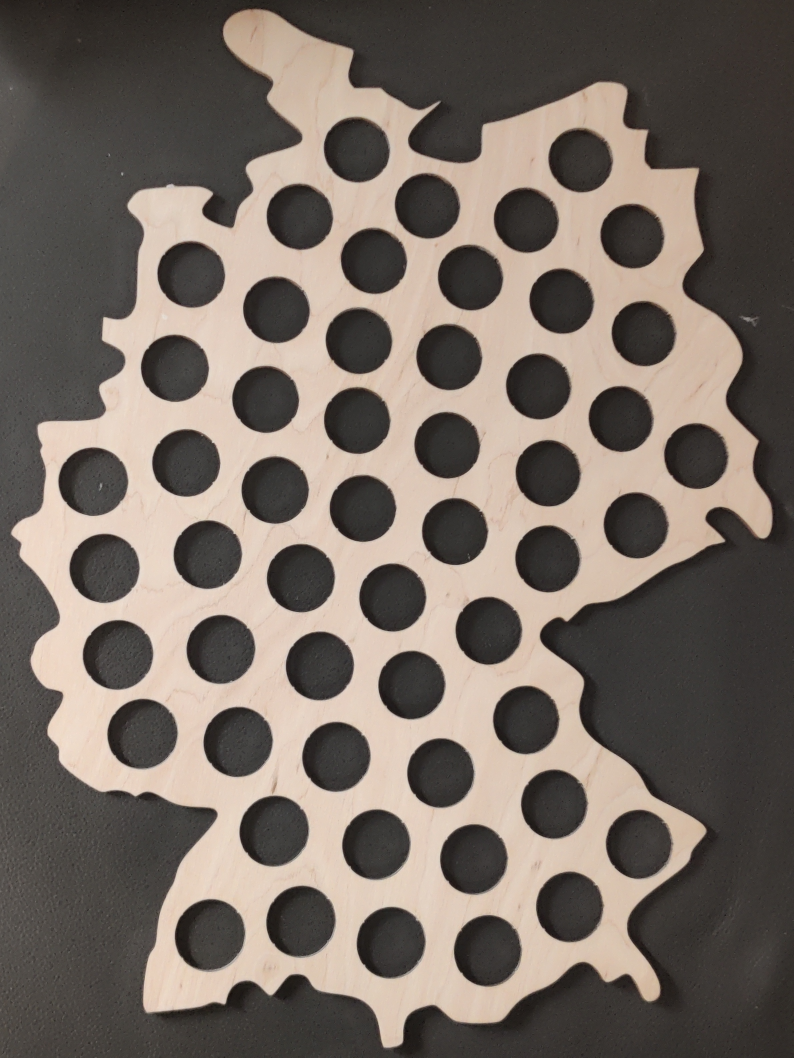
#> input picture data/images/map.jpg, 2381 x 3173 px, found by its file name (shown at 1/3 size)
$ python main.py
#> lines starting #> are read from the running program, lines starting #| are printed output that depends on the picture; after the words box and inside, x2 and y2 are one past the last pixel; in counts of white or black regions, pixels touching at a corner belong together; long printed decimals are rounded
### src/image_processing/image_preprocessor.py
import cv2

class ImageProcessor:
	def __init__(self, image_path):
		self.image_path = image_path
		self.processed_image = self._process_image()
#> in _process_image, img is the input picture: shape (3173, 2381, 3); mean B, G, R 100.4, 108.5, 118.6
#> in _process_image, `bg=cv2.morphologyEx(img_gray, cv2.MORPH_DILATE, se)`:
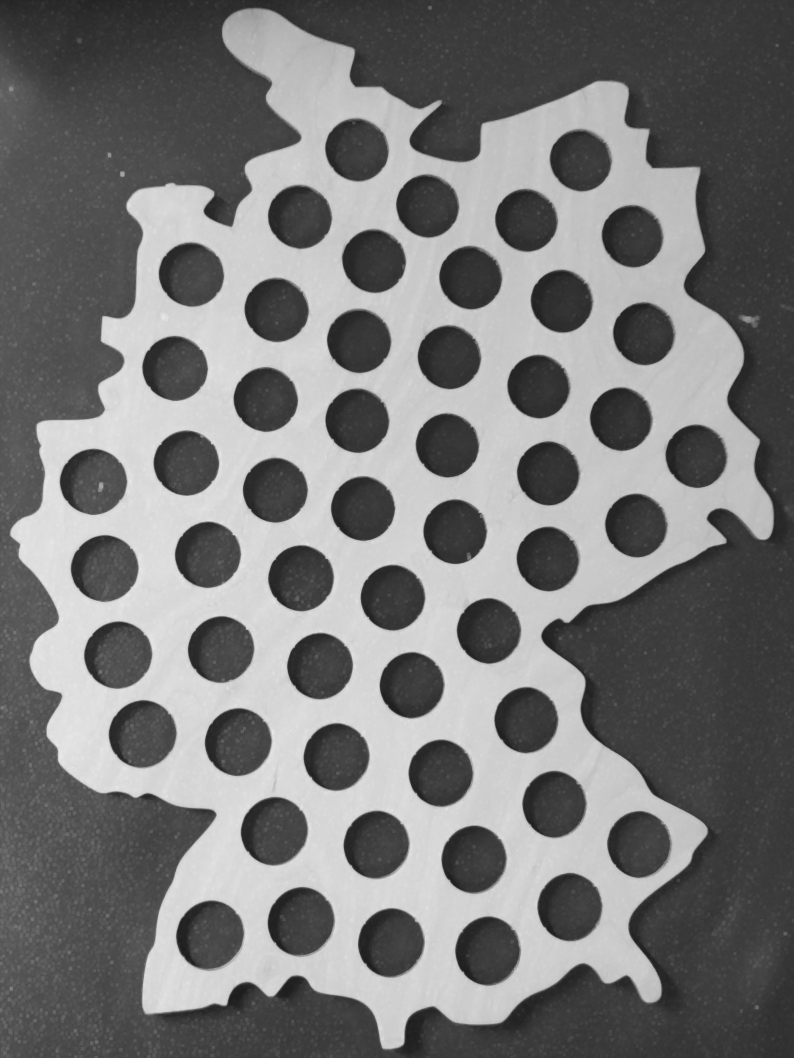
#> bg: shape (3173, 2381) (shown at 1/3 size); min 26, max 232, mean 119.9
#> in _process_image, `out_gray=cv2.divide(img_gray, bg, scale=255)`:
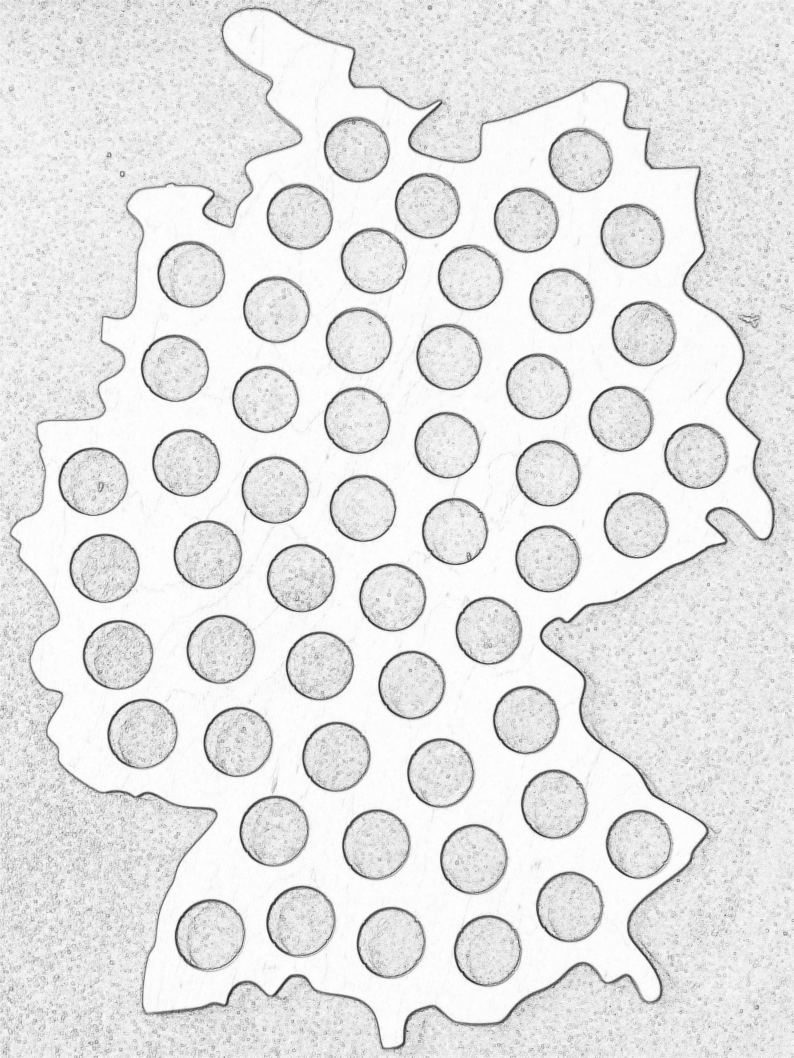
#> out_gray: shape (3173, 2381) (shown at 1/3 size); min 0, max 255, mean 230.8
#> in _process_image, `out_binary=cv2.threshold(out_gray, 50, 255, cv2.THRESH_OTSU)[1]`:
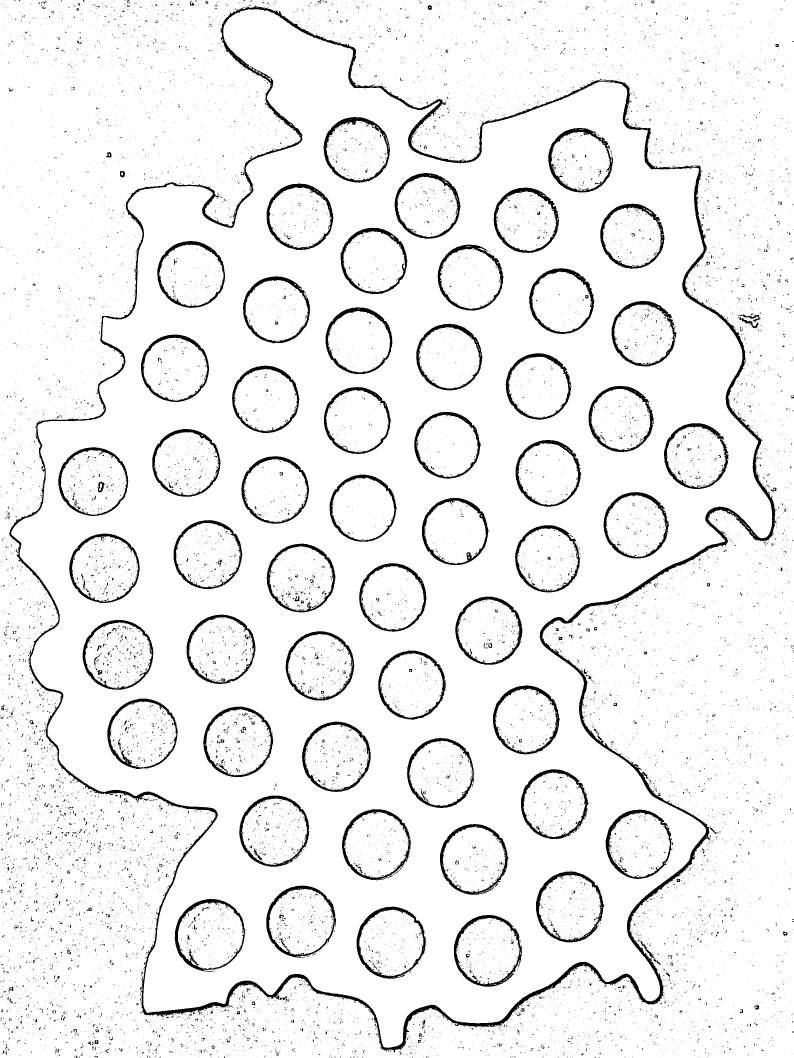
#> out_binary: shape (3173, 2381) (shown at 1/3 size); 94.2% white; 14743 black regions (14194 under 20 px), largest, box (x1, y1, x2, y2) and area: (27, 17, 2327, 3157) 101384, (1608, 2614, 1813, 2827) 5789, (1361, 2745, 1567, 2960) 5761
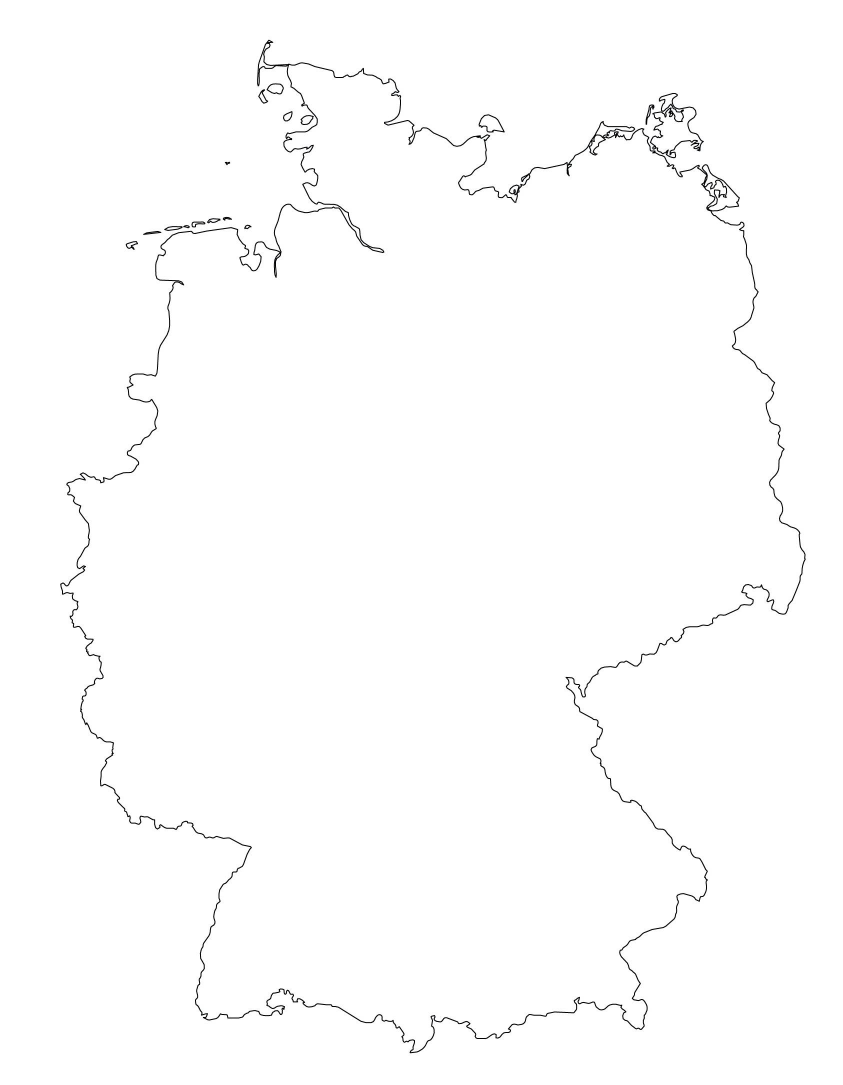
#> input picture data/images/map_ref.jpg, 1686 x 2170 px, found by its file name (shown at 1/2 size)
#> in _process_image, img is the input picture: shape (2170, 1686, 3); mean B, G, R 253, 253, 253
#> in _process_image (call 2), `out_binary=cv2.threshold(out_gray, 50, 255, cv2.THRESH_OTSU)[1]`: out_binary: shape (2170, 1686); 99.2% white; black in thin lines or dots, all inside (x1, y1, x2, y2) = (120, 80, 1611, 2106)

	def _process_image(self):
		# Greyscale image
		img = cv2.imread(self.image_path, cv2.IMREAD_COLOR)
		img_gray = cv2.cvtColor(img, cv2.COLOR_BGR2GRAY)

		# Morphological transformations
		se=cv2.getStructuringElement(cv2.MORPH_RECT , (8,8))
		bg=cv2.morphologyEx(img_gray, cv2.MORPH_DILATE, se)
		out_gray=cv2.divide(img_gray, bg, scale=255)
		out_binary=cv2.threshold(out_gray, 50, 255, cv2.THRESH_OTSU)[1]

		return out_binary

### src/image_processing/circle_detection.py
import cv2
import numpy as np

def detect_circles(processed_image, picutre_out_filename=None, txt_out_filename=None):
	# If processed_image is a string, assume it's a filename and read the numpy array from the file
	if isinstance(processed_image, str):
		processed_image = np.loadtxt(processed_image, dtype=int)

	# Apply Hough transform on the blurred image.
	detected_circles = cv2.HoughCircles(
		processed_image,
		cv2.HOUGH_GRADIENT,
		1,
		20,
		param1=100,
		param2=26,
		minRadius=83,
		maxRadius=110,
	)
#> detected_circles = 53 rows, first 8: [902.5, 1733.5, 102.6], [958.5, 1998.5, 102.3], [1177.5, 1791.5, 101.6], [1075.5, 1020.5, 99.5], [280.5, 1443.5, 103.1], [312.5, 1702.5, 105.6], [659.5, 1950.5, 100.5], [356.5, 1961.5, 102.8]

	# Draw circles that are detected.
	if detected_circles is not None:
		# Convert the circle parameters a, b and r to integers.
		detected_circles = np.uint16(np.around(detected_circles))
#> detected_circles = 53 rows, first 8: [902, 1734, 103], [958, 1998, 102], [1178, 1792, 102], [1076, 1020, 100], [280, 1444, 103], [312, 1702, 106], [660, 1950, 100], [356, 1962, 103]

		detected_circles = detected_circles[0, :]

		if txt_out_filename:
				np.savetxt(txt_out_filename, detected_circles, fmt='%d', delimiter=', ')

			# print(detected_circles)
		if picutre_out_filename:
			img = cv2.imread("data/images/map.jpg", cv2.IMREAD_COLOR)
			for pt in detected_circles:
				a, b, r = pt[0], pt[1], pt[2]
				# Draw the circumference of the circle.
				cv2.circle(img, (a, b), r, (0, 255, 0), 2)

				# Draw a small circle (of radius 1) to show the center.
				cv2.circle(img, (a, b), 1, (0, 0, 255), 3)
				cv2.imshow("Detected Circle", img)

				cv2.imwrite(picutre_out_filename, img)

	return detected_circles

### src/image_processing/map_outline_detection.py
import cv2
import matplotlib.pyplot as plt
import numpy as np

def detect_outline(processed_image, picture_out_filename=None, txt_out_filename=None):
	# If processed_image is a string, assume it's a filename and read the numpy array from the file
	if isinstance(processed_image, str):
		processed_image = np.loadtxt(processed_image, dtype=int)


	_, processed_image = cv2.threshold(processed_image, 120, 255, 0)
	# fig, axs = plt.subplots(1, 2)
	# axs[0].set_title("Thresholded")
	# axs[0].imshow(processed_image, aspect="auto", cmap="gray")

	# Find lines
	contours, heirarchy= cv2.findContours(
		processed_image, cv2.RETR_TREE, cv2.CHAIN_APPROX_SIMPLE
	)

	# Find the indices of the contours sorted by arc length in descending order
	sorted_indices = sorted(range(len(contours)), key=lambda i: cv2.arcLength(contours[i], True), reverse=True)

	# Access the index of the second-longest contour
	# This is to disregard the longest contour, which is the outline border of the image
	index_of_second_longest_contour = sorted_indices[1] if len(sorted_indices) > 1 else None

	# Check if there is a second-longest contour
	if index_of_second_longest_contour is not None:
		# Access the second-longest contour
		second_longest_contour = contours[index_of_second_longest_contour]


		if txt_out_filename:
			f = open(txt_out_filename, 'w')
			for t in second_longest_contour:
				line = ' '.join(str(x) for x in t)
				f.write(line + '\n')
			f.close()

		# print(detected_circles)
		if picture_out_filename:
			# Draw the second-longest contour on a copy of the original image
			img_with_second_longest_contour = cv2.imread('data/images/map.jpg', cv2.IMREAD_COLOR)
			cv2.drawContours(img_with_second_longest_contour, [second_longest_contour], -1, (0, 255, 0), 2)

			# Display the image with the second-longest contour
			cv2.imshow("Image with Second Longest Contour", img_with_second_longest_contour)
			cv2.imwrite(picture_out_filename,img_with_second_longest_contour)
			cv2.waitKey(0)
			cv2.destroyAllWindows()


	return second_longest_contour[:, 0, :]

### src/algorithms/scaling.py
import numpy as np
from scipy.interpolate import interp1d
from scipy.ndimage import rotate
from user_interface.draw_contours import *

def calculate_scale_factor(contour1, contour2):

	# Use NumPy functions to calculate the area
	area1 = 0.5 * np.abs(np.sum(contour1[:-1, 0] * contour1[1:, 1] - contour1[1:, 0] * contour1[:-1, 1]))
	area2 = 0.5 * np.abs(np.sum(contour2[:-1, 0] * contour2[1:, 1] - contour2[1:, 0] * contour2[:-1, 1]))

	scale_factor = (area1 / area2)**0.5
	return scale_factor

def scale_contour(contour, scale_factor):

	# Apply the scale factor to each coordinate
	scaled_coordinates = (contour * scale_factor).astype(int)

	return scaled_coordinates

def calculate_centroid(contour):
	#print(contour)
	# Calculate the centroid
	centroid = np.mean(contour, axis=0).astype(int)

	#print("hello",centroid)

	return centroid

def	translate_contour(contour1, contour2):
	centroid1 = calculate_centroid(contour1)
	centroid2 = calculate_centroid(contour2)
	translation = (centroid2[0] - centroid1[0], centroid2[1] - centroid1[1])
	translated_contour = np.array(contour2) - np.array([[translation]])
	return translated_contour

def calculate_mse(contour1, contour2):
	return np.mean((contour1 - contour2) ** 2)

def rotate_contour_around_centroid(contour, angle_radians):
	# Calculate the centroid
	centroid = calculate_centroid(contour)


	# Create a rotation matrix
	rotation_matrix = np.array([[np.cos(angle_radians), -np.sin(angle_radians)],
								[np.sin(angle_radians), np.cos(angle_radians)]])

	# Rotate the translated contour
	rotated_contour = np.dot(contour - centroid, rotation_matrix)

	# Translate back to the original centroid
	rotated_contour += centroid

	return rotated_contour

def find_optimal_rotation(contour1, contour2):
	best_rotation_angle = None
	min_mse = float('inf')

	angle_range = (-0.075, 0.075 * np.pi)
	angle_step = 0.075*np.pi / 100


	for angle in np.arange(angle_range[0], angle_range[1], angle_step):
		print(angle*180/np.pi)
		# Rotate the contour around its centroid
		rotated_contour = rotate_contour_around_centroid(contour2, angle)

		# Calculate the Mean Squared Error
		mse = calculate_mse(contour1, rotated_contour)
		print("mse",mse)

		# Update best rotation if the current MSE is smaller
		if mse < min_mse:
			min_mse = mse
			best_rotation_angle = angle

	return best_rotation_angle


def resample_contour(contour, target_num_points=1500):
	# Assuming contour is a numpy array of shape (n, 2)
	x = np.arange(len(contour))
	f = interp1d(x, contour, kind='linear', axis=0)
	resampled_contour = f(np.linspace(0, len(contour) - 1, target_num_points)).astype(int)

	return resampled_contour

### src/user_interface/draw_contours.py
import cv2
import numpy as np

def draw_contours(*contours, img_read='data/images/map.jpg'):
    # Read the image
    img = cv2.imread(img_read, cv2.IMREAD_COLOR)

    # Convert contours to integer type
    contours = [contour.astype(int) for contour in contours]

	# Define a list of colors
    colors = [(0, 255, 0), (0, 0, 255), (255, 0, 0), (0, 255, 255), (255, 0, 255)]

    # Draw each contour on the image with a different color
    for i, (contour, color) in enumerate(zip(contours, colors), start=1):
        cv2.drawContours(img, [contour], -1, color, 2)

    # Display the image with contours
    cv2.imshow("Image with Contours", img)
    cv2.waitKey(0)
    cv2.destroyAllWindows()

### src/main.py
# main.py
import cv2

from image_processing.image_preprocessor import ImageProcessor

from image_processing.circle_detection import detect_circles
from image_processing.map_outline_detection import detect_outline
from algorithms.scaling import *
from user_interface.draw_contours import *

# Create a single instance of ImageProcessor
preprocessor_photo = ImageProcessor("data/images/map.jpg")
preprocessor_ref = ImageProcessor("data/images/map_ref.jpg")

# Use the processed image in both feature detection modules
circles = detect_circles(preprocessor_photo.processed_image)
#> circles has the same summary as detected_circles in detect_circles
contour = detect_outline(preprocessor_photo.processed_image)
#> in detect_outline, `contours, heirarchy= cv2.findContours( processed_image, cv2.RETR_TREE,..`: contours = 17610 contours, 16558 with area under 20; largest, box (x1, y1, x2, y2) and area: (0, 0, 2381, 3173) 7548863, (26, 16, 2328, 3158) 4604233, (33, 27, 2317, 3143) 4488958, (523, 2696, 736, 2916) 35757, (717, 2386, 929, 2601) 35168
#> in detect_outline, `sorted_indices = sorted(range(len(contours)), key=lambda i: cv2.arcLen..`: sorted_indices = 17610 values, max 17609 at index 829, min 0 at index 2, mean 8804.5
#> in detect_outline, `index_of_second_longest_contour = sorted_indices[1] if len(sorted_indi..`: index_of_second_longest_contour = 10093
#> in detect_outline, `second_longest_contour = contours[index_of_second_longest_contour]`: second_longest_contour = contour of 5730 points, box (x1, y1, x2, y2) (33, 27, 2317, 3143), area 4488958
#> contour = 5730 pairs, first value 33 to 2316, second value 27 to 3142

# Apply contour detection to a reference image of Germany outline
ref_contour = detect_outline(preprocessor_ref.processed_image)
#> in detect_outline (call 2), `contours, heirarchy= cv2.findContours( processed_image, cv2.RETR_TREE,..`: contours = 69 contours, 30 with area under 20; largest, box (x1, y1, x2, y2) and area: (0, 0, 1686, 2170) 3654765, (119, 79, 1612, 2107) 1942841, (123, 127, 1609, 2104) 1903956, (1299, 185, 1409, 317) 7562, (1302, 215, 1404, 314) 4313
#> ref_contour = 4791 pairs, first value 123 to 1608, second value 127 to 2103

# Resample the contours to smaller AND equal length
contour = resample_contour(contour)
#> in resample_contour, `x = np.arange(len(contour))`: x = 5730 values from 0 to 5729
#> in resample_contour, `resampled_contour = f(np.linspace(0, len(contour) - 1, target_num_poin..`: resampled_contour = 1500 pairs, first value 33 to 2316, second value 27 to 3142
#> contour has the same summary as resampled_contour in resample_contour
ref_contour = resample_contour(ref_contour)
#> ref_contour = 1500 pairs, first value 123 to 1607, second value 127 to 2102


# Scale the contour and ref_contour and lay one atop the other for comparison
scale_factor = calculate_scale_factor(contour, ref_contour)
#> in calculate_scale_factor, `area1 = 0.5 * np.abs(np.sum(contour1[:-1, 0] * contour1[1:, 1] - conto..`: area1 = 4488556.5
#> in calculate_scale_factor, `area2 = 0.5 * np.abs(np.sum(contour2[:-1, 0] * contour2[1:, 1] - conto..`: area2 = 1904624.5
#> in calculate_scale_factor, `scale_factor = (area1 / area2)**0.5`: scale_factor = 1.54
#> scale_factor = 1.54
ref_contour_scaled = scale_contour(ref_contour, scale_factor) # sqrt of scale factor
#> in scale_contour, `scaled_coordinates = (contour * scale_factor).astype(int)`: scaled_coordinates = 1500 pairs, first value 188 to 2466, second value 194 to 3226
#> ref_contour_scaled has the same summary as scaled_coordinates in scale_contour

ref_contour_scaled_aligned = translate_contour(contour, ref_contour_scaled).reshape(-1, 2)
#> in calculate_centroid, `centroid = np.mean(contour, axis=0).astype(int)`: centroid = [1190, 1525]
#> in translate_contour, `centroid2 = calculate_centroid(contour2)`: centroid2 = [1287, 1625]
#> in translate_contour, `translation = (centroid2[0] - centroid1[0], centroid2[1] - centroid1[1])`: translation = (97, 100)
#> in translate_contour, `translated_contour = np.array(contour2) - np.array([[translation]])`: translated_contour = 1500 pairs, first value 91 to 2369, second value 94 to 3126
#> ref_contour_scaled_aligned has the same summary as translated_contour in translate_contour


rotation_angle = find_optimal_rotation(contour, ref_contour_scaled_aligned)
#> the loop in find_optimal_rotation, `for angle in np.arange(angle_range[0], angle_range[1], angle_step):` made 132 passes
#> (mse, min_mse) on passes 1 to 12: (36708, 36708), (36079.6, 36079.6), (35459.3, 35459.3), (34847.2, 34847.2), (34243.2, 34243.2), (33647.4, 33647.4), (33059.7, 33059.7), (32480.2, 32480.2), (31908.8, 31908.8), (31345.7, 31345.7), (30790.7, 30790.7), (30243.8, 30243.8)
#| mse 36707.978
#| mse 36079.558
#| mse 35459.283
#| mse 34847.155
#| mse 34243.177
#| mse 33647.354
#| mse 33059.688
#| mse 32480.182
#> (further printed lines are left out)
#> after the loop in find_optimal_rotation, `for angle in np.arange(angle_range[0], angle_range[1], angle_step):`: best_rotation_angle = 0.106; min_mse = 12339.1
#> rotation_angle = 0.106
# print(rotation_angle*180/3.16259)

ref_contour_scaled_aligned_rotated = rotate_contour_around_centroid(ref_contour_scaled_aligned, rotation_angle)
#> ref_contour_scaled_aligned_rotated = 1500 pairs, first value 101.1 to 2372.1, second value 139.9 to 3119.7


draw_contours(ref_contour_scaled_aligned_rotated, ref_contour_scaled_aligned)
#> after the loop in draw_contours, `for i, (contour, color) in enumerate(zip(contours, colors), start=1):`:
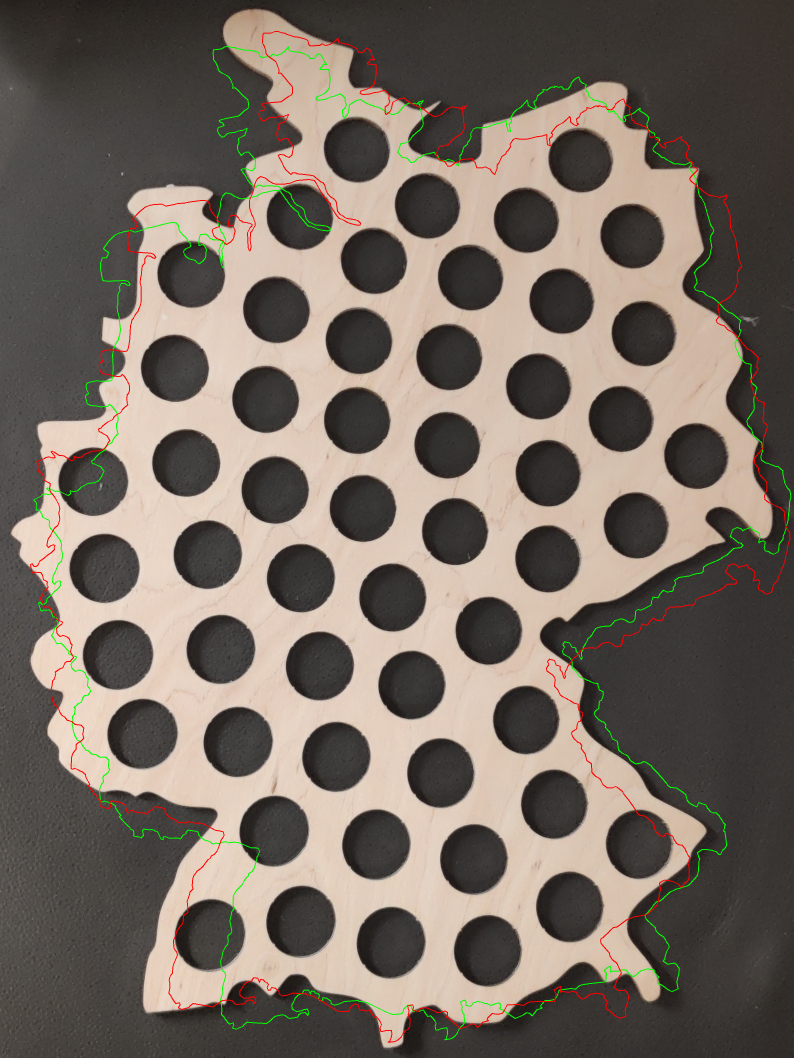
#> img: shape (3173, 2381, 3) (shown at 1/3 size); mean B, G, R 99.2, 108.6, 118.7
